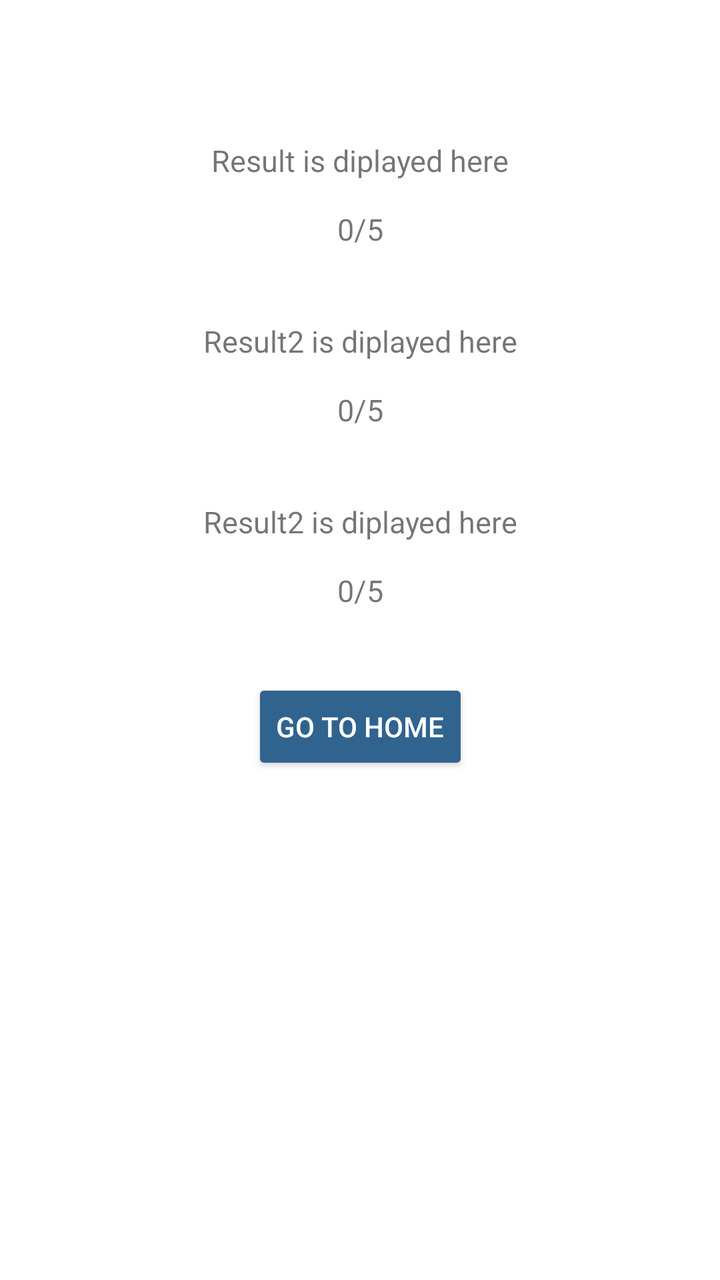
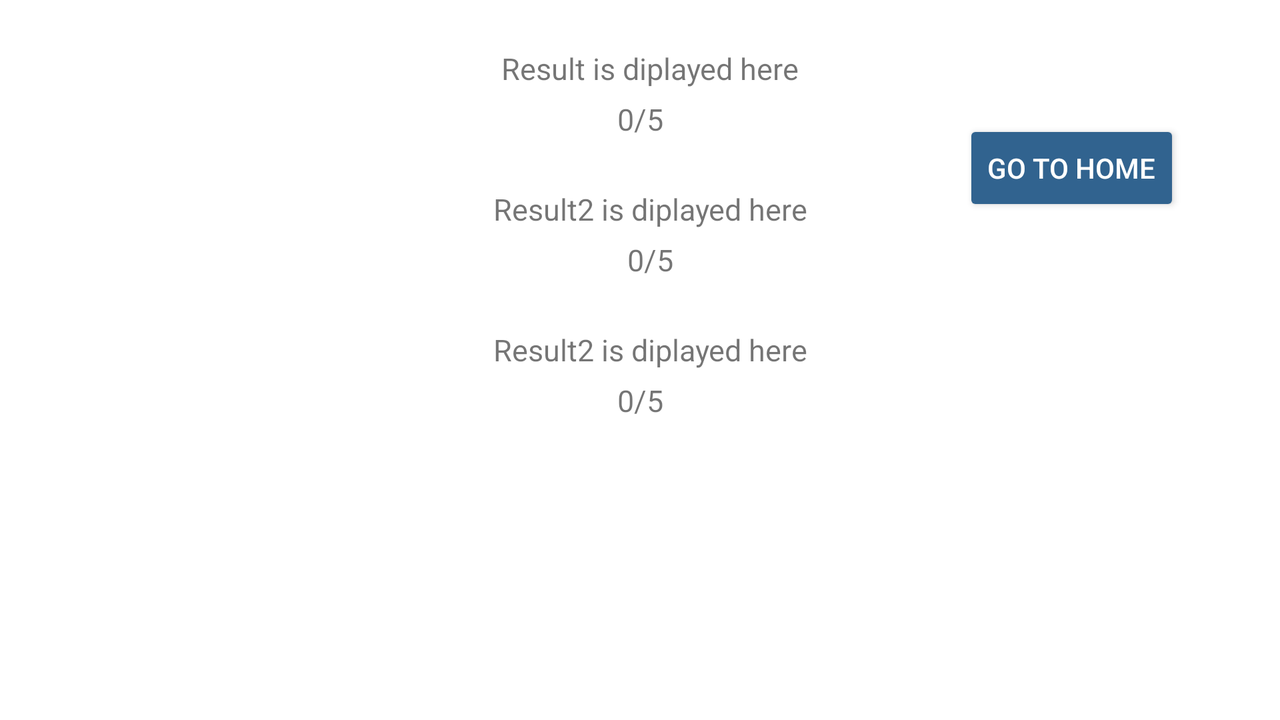

An Android layout and its configuration variant, each rendered on a device that would load it. The default file and the variant file are quoted in full after the pictures.
<!-- AndroidManifest.xml: application theme Theme.20230427 -->
<!-- res/layout/activity_previous_results.xml -->
<?xml version="1.0" encoding="utf-8"?>
<androidx.constraintlayout.widget.ConstraintLayout xmlns:android="http://schemas.android.com/apk/res/android"
    xmlns:app="http://schemas.android.com/apk/res-auto"
    xmlns:tools="http://schemas.android.com/tools"
    android:layout_width="match_parent"
    android:layout_height="match_parent"

    tools:context=".Previous_Results">

    <TextView
        android:id="@+id/result"
        android:layout_width="wrap_content"
        android:layout_height="wrap_content"
        android:layout_marginStart="10dp"
        android:layout_marginEnd="10dp"
        android:layout_marginTop="70dp"
        android:text="Result is diplayed here"
        android:textSize="15sp"
        app:layout_constraintEnd_toEndOf="parent"
        app:layout_constraintStart_toStartOf="parent"
        app:layout_constraintTop_toTopOf="parent" />

    <TextView
        android:id="@+id/point"
        android:layout_width="wrap_content"
        android:layout_height="wrap_content"

        android:layout_marginTop="14dp"
        android:textSize="15sp"
        android:text="0/5"
        app:layout_constraintEnd_toEndOf="parent"
        app:layout_constraintStart_toStartOf="parent"
        app:layout_constraintTop_toBottomOf="@+id/result" />


    <TextView
        android:id="@+id/result2"
        android:layout_width="wrap_content"
        android:layout_height="wrap_content"
        android:layout_marginStart="10dp"
        android:layout_marginEnd="10dp"
        android:layout_marginTop="70dp"
        android:text="Result2 is diplayed here"
        android:textSize="15sp"
        app:layout_constraintEnd_toEndOf="parent"
        app:layout_constraintStart_toStartOf="parent"
        app:layout_constraintTop_toBottomOf="@+id/result" />

    <TextView
        android:id="@+id/point2"
        android:layout_width="wrap_content"
        android:layout_height="wrap_content"
        android:layout_marginStart="10dp"
        android:layout_marginEnd="10dp"
        android:layout_marginTop="14dp"
        android:textSize="15sp"
        android:text="0/5"
        app:layout_constraintEnd_toEndOf="parent"
        app:layout_constraintStart_toStartOf="parent"
        app:layout_constraintTop_toBottomOf="@+id/result2" />

    <TextView
        android:id="@+id/result3"
        android:layout_width="wrap_content"
        android:layout_height="wrap_content"
        android:layout_marginStart="10dp"
        android:layout_marginEnd="10dp"
        android:layout_marginTop="70dp"
        android:text="Result2 is diplayed here"
        android:textSize="15sp"
        app:layout_constraintEnd_toEndOf="parent"
        app:layout_constraintStart_toStartOf="parent"
        app:layout_constraintTop_toBottomOf="@+id/result2" />

    <TextView
        android:id="@+id/point3"
        android:layout_width="wrap_content"
        android:layout_height="wrap_content"

        android:layout_marginTop="14dp"
        android:textSize="15sp"
        android:text="0/5"
        app:layout_constraintEnd_toEndOf="parent"
        app:layout_constraintStart_toStartOf="parent"
        app:layout_constraintTop_toBottomOf="@+id/result3" />


    <Button
        android:id="@+id/button3"
        android:layout_width="wrap_content"
        android:layout_height="wrap_content"
        android:text="Go to Home"
        android:backgroundTint="#31638F"
        android:textColor="@color/white"
        android:layout_marginTop="34dp"
        app:layout_constraintEnd_toEndOf="parent"
        app:layout_constraintStart_toStartOf="parent"
        app:layout_constraintTop_toBottomOf="@+id/point3" />
</androidx.constraintlayout.widget.ConstraintLayout>
<!-- resources referenced by this layout -->
<resources>
  <color name="white">#FFFFFFFF</color>
  <style name="Theme.20230427" parent="Theme.MaterialComponents.DayNight.DarkActionBar">
          
          <item name="colorPrimary">@color/purple_500</item>
          <item name="colorPrimaryVariant">@color/purple_700</item>
          <item name="colorOnPrimary">@color/white</item>
          
          <item name="colorSecondary">@color/teal_200</item>
          <item name="colorSecondaryVariant">@color/teal_700</item>
          <item name="colorOnSecondary">@color/black</item>
          
          <item name="android:statusBarColor" tools:targetApi="l">?attr/colorPrimaryVariant</item>
          
      </style>
  <color name="purple_500">#FF6200EE</color>
  <color name="purple_700">#FF3700B3</color>
  <color name="teal_200">#FF03DAC5</color>
  <color name="teal_700">#FF018786</color>
  <color name="black">#FF000000</color>
</resources>
<!-- res/layout-land/activity_previous_results.xml (the author's variant of the layout above) -->
<!-- drawn on the phone turned sideways -->
<?xml version="1.0" encoding="utf-8"?>
<androidx.constraintlayout.widget.ConstraintLayout xmlns:android="http://schemas.android.com/apk/res/android"
    xmlns:app="http://schemas.android.com/apk/res-auto"
    xmlns:tools="http://schemas.android.com/tools"
    android:layout_width="match_parent"
    android:layout_height="match_parent"

    tools:context=".Previous_Results">

    <TextView
        android:id="@+id/result"
        android:layout_width="wrap_content"
        android:layout_height="wrap_content"
        android:layout_marginStart="10dp"
        android:layout_marginTop="24dp"

        android:text="Result is diplayed here"
        android:textSize="15sp"
        app:layout_constraintEnd_toEndOf="parent"
        app:layout_constraintStart_toStartOf="parent"
        app:layout_constraintTop_toTopOf="parent" />

    <TextView
        android:id="@+id/point"
        android:layout_width="wrap_content"
        android:layout_height="wrap_content"

        android:layout_marginTop="5dp"
        android:text="0/5"
        android:textSize="15sp"
        app:layout_constraintEnd_toEndOf="parent"
        app:layout_constraintStart_toStartOf="parent"
        app:layout_constraintTop_toBottomOf="@+id/result" />


    <TextView
        android:id="@+id/result2"
        android:layout_width="wrap_content"
        android:layout_height="wrap_content"
        android:layout_marginStart="10dp"
        android:layout_marginTop="50dp"

        android:text="Result2 is diplayed here"
        android:textSize="15sp"
        app:layout_constraintEnd_toEndOf="parent"
        app:layout_constraintStart_toStartOf="parent"
        app:layout_constraintTop_toBottomOf="@+id/result" />

    <TextView
        android:id="@+id/point2"
        android:layout_width="wrap_content"
        android:layout_height="wrap_content"
        android:layout_marginStart="10dp"
        android:layout_marginTop="5dp"

        android:text="0/5"
        android:textSize="15sp"
        app:layout_constraintEnd_toEndOf="parent"
        app:layout_constraintStart_toStartOf="parent"
        app:layout_constraintTop_toBottomOf="@+id/result2" />

    <TextView
        android:id="@+id/result3"
        android:layout_width="wrap_content"
        android:layout_height="wrap_content"
        android:layout_marginStart="10dp"
        android:layout_marginTop="50dp"

        android:text="Result2 is diplayed here"
        android:textSize="15sp"
        app:layout_constraintEnd_toEndOf="parent"
        app:layout_constraintStart_toStartOf="parent"
        app:layout_constraintTop_toBottomOf="@+id/result2" />

    <TextView
        android:id="@+id/point3"
        android:layout_width="wrap_content"
        android:layout_height="wrap_content"

        android:layout_marginTop="5dp"
        android:text="0/5"
        android:textSize="15sp"
        app:layout_constraintEnd_toEndOf="parent"
        app:layout_constraintStart_toStartOf="parent"
        app:layout_constraintTop_toBottomOf="@+id/result3" />


    <Button
        android:id="@+id/button3"
        android:layout_width="wrap_content"
        android:layout_height="wrap_content"
        android:layout_marginTop="60dp"
        android:layout_marginEnd="50dp"
        android:backgroundTint="#31638F"
        android:text="Go to Home"
        android:textColor="@color/white"
        app:layout_constraintEnd_toEndOf="parent"
        app:layout_constraintTop_toTopOf="parent" />
</androidx.constraintlayout.widget.ConstraintLayout>
